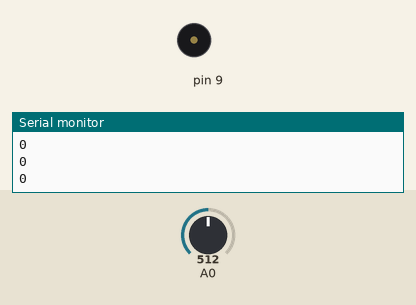
A sketch run on a simulated Arduino Uno, built with avr-gcc and run on an emulated ATmega328P. On the bench: buzzer (waves = sounding), the last lines printed to the serial monitor. The inputs (shaded band) are chosen by the test bench; at power-on: A0 = 512.

Above: at 1.2 s.
1.3 s: A0 set to 240
At 2.2 s:
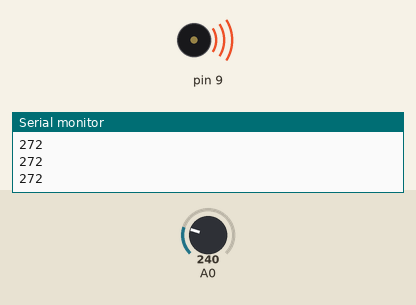
2.8 s: A0 set to 260
Timing chart, 0 to 5.8 s (numbered marks = the images above; inputs shaded):
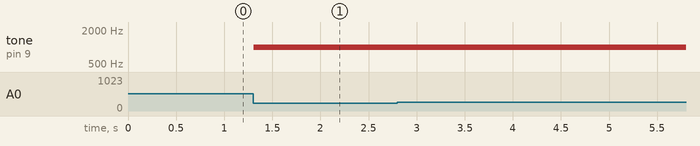

The sketch:

Audio.ino
```cpp
#include <toneAC.h>

int uber = 0;

void setup() {
  // put your setup code here, to run once:
  Serial.begin(9600);
}

void loop() {
    int out;
    out = analogRead(A0);
    out -= 512;
    out = abs(out);
    Serial.println(out);
    if (out > 250)
    {
      if (out < 300)
      {
        toneAC(out % 10 * 500, 2);
        //Serial.println(out % 10 * 500);
      }
      else if (out < 350)
      {
        toneAC(out % 10 * 500, 4);
        //Serial.println(out % 10 * 500);
      }
      else if (out < 400)
      {
        toneAC(out % 10 * 500, 6);
        //Serial.println(out % 10 * 500);
      }
      else if (out < 450)
      {
        toneAC(out % 10 * 500, 8);
        //Serial.println(out % 10 * 500);
      }
      else
      {
        toneAC(out % 10 * 500, 10);
        //Serial.println(out % 10 * 500);
      }
   }
   else
   {
    toneAC();
   }
}
```

Measured:
- after the input at 1.3 s, tone on pin 9: silent → 1000 Hz at once
